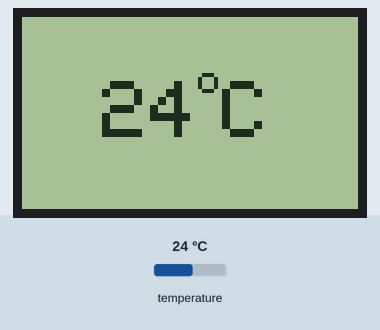
The sketch below on a simulated Arduino Uno, built with avr-gcc and run on an emulated ATmega328P. Shown: 84×48 one-colour display. The test bench sets the inputs (shaded band); at power-on: temperature 24 °C. What the sketch prints to the serial monitor is not drawn.

Above: at 2.6 s.
2.7 s: temperature set to 12 °C
At 3.9 s:
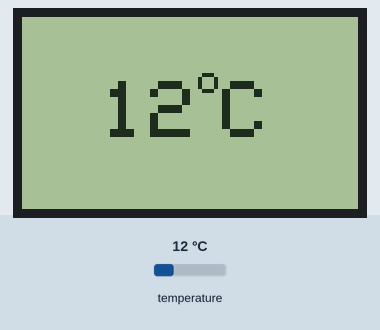
6.9 s: temperature set to 19 °C
At 7.5 s:
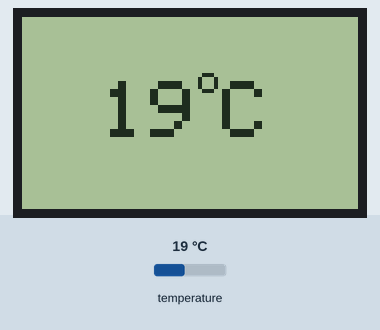
9.7 s: temperature set to 28 °C
At 10.9 s:
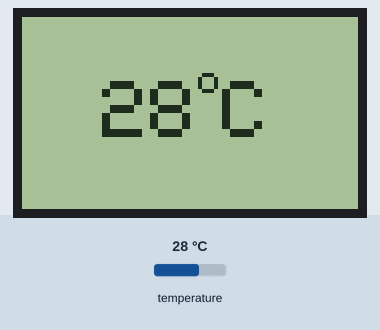
Timing chart, 0 to 12.7 s (numbered marks = the images above; inputs shaded):
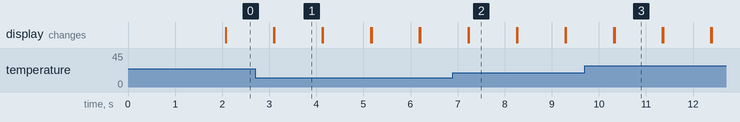

The sketch:

Termometr_wout_Dallas.ino
```cpp
// Тестировалось на Arduino IDE 1.0.1
#include <Adafruit_GFX.h>
#include <Adafruit_PCD8544.h>
#include <OneWire.h>

OneWire ds(2); // Создаем объект OneWire для шины 1-Wire, с помощью которого будет осуществляться работа с датчиком

// Подключаем экран
// pin 3 - Serial clock out (SCLK)
// pin 4 - Serial data out (DIN)
// pin 5 - Data/Command select (D/C)
// pin 6 - LCD chip select (CS)
// pin 7 - LCD reset (RST)
Adafruit_PCD8544 display = Adafruit_PCD8544(3, 4, 5, 6, 7);

void setup() {
  Serial.begin(9600);
  display.begin();              // Инициализация дисплея
  display.setContrast(50);      // Устанавливаем контраст
  display.setTextColor(BLACK);  // Устанавливаем цвет текста
  display.setTextSize(2);       // Устанавливаем размер текста
  display.clearDisplay();       // Очищаем дисплей
  display.display();
  delay(1000);
}

void loop() {
 // Определяем температуру от датчика DS18b20
  byte data[2]; // Место для значения температуры

  ds.reset(); // Начинаем взаимодействие со сброса всех предыдущих команд и параметров
  ds.write(0xCC); // Даем датчику DS18b20 команду пропустить поиск по адресу. В нашем случае только одно устрйоство
  ds.write(0x44); // Даем датчику DS18b20 команду измерить температуру. Само значение температуры мы еще не получаем - датчик его положит во внутреннюю память

  delay(1000); // Микросхема измеряет температуру, а мы ждем.

  ds.reset(); // Теперь готовимся получить значение измеренной температуры
  ds.write(0xCC);
  ds.write(0xBE); // Просим передать нам значение регистров со значением температуры

  // Получаем и считываем ответ
  data[0] = ds.read(); // Читаем младший байт значения температуры
  data[1] = ds.read(); // А теперь старший

  // Формируем итоговое значение:
  //    - сперва "склеиваем" значение,
  //    - затем умножаем его на коэффициент, соответсвующий разрешающей способности (для 12 бит по умолчанию - это 0,0625)
  int temperature = round(((data[1] << 8) | data[0]) * 0.0625);

  // Выводим полученное значение температуры в монитор порта
   Serial.println(temperature);

  display.clearDisplay();
  display.display();

  display.setTextSize(2);       // Устанавливаем размер текста
  display.setCursor(20, 16);
  display.print(temperature);
  display.setCursor(50, 16);
  display.print("C");
  display.setTextSize(1);       // Устанавливаем размер текста
  display.setCursor(44, 12);
  display.print("o");
  display.display();


}
```

Measured:
- after the input at 2.7 s, the display: first differs from a run without the input after 0.41 s (image 1)
- after the input at 6.9 s, the display: first differs from a run without the input after 0.34 s (image 2)
- after the input at 9.7 s, the display: first differs from a run without the input after 0.63 s (image 3)
- what the display in image 1 shows lasts 1.0 s, from 3.1 s to 4.1 s
